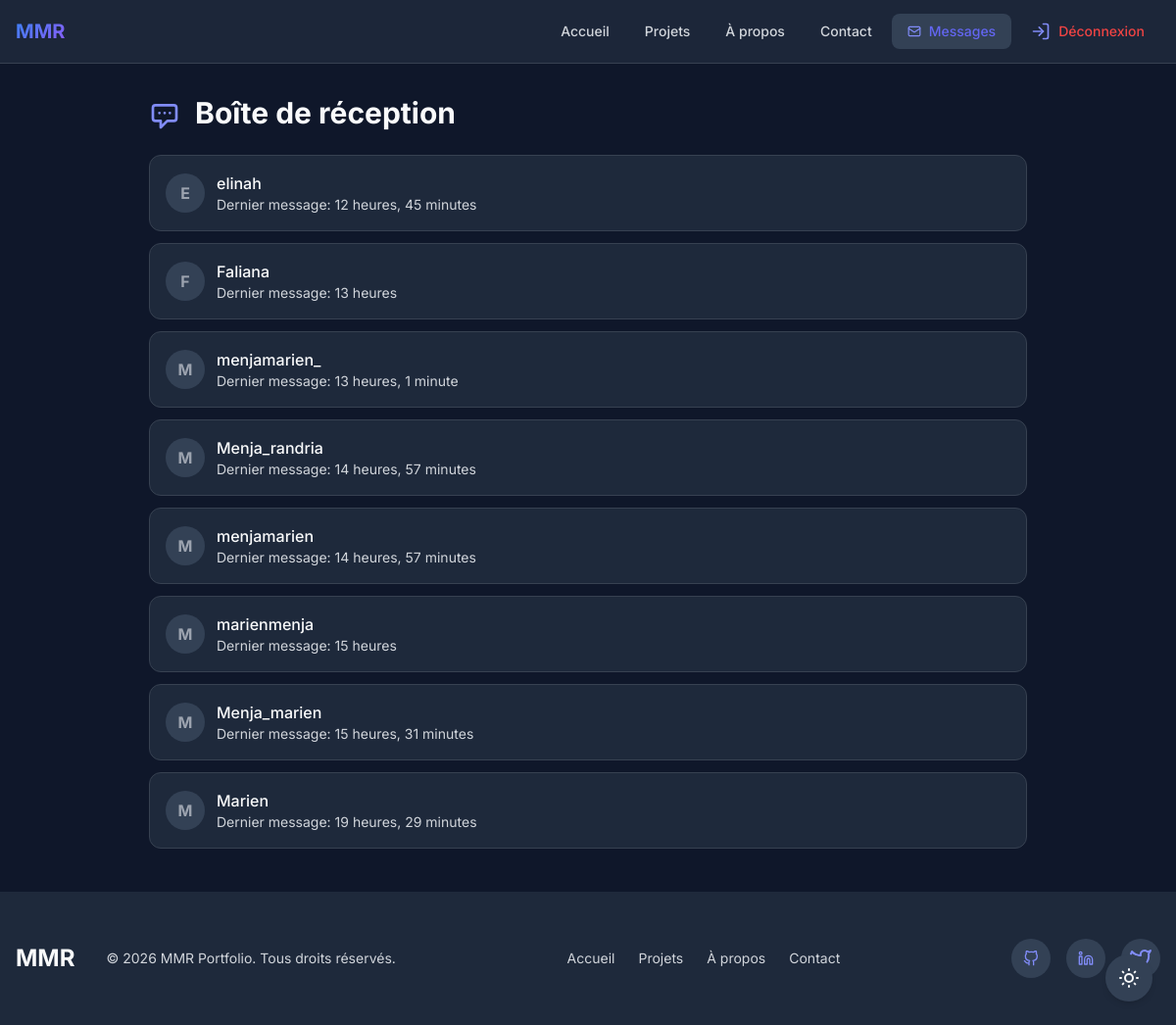
/chat/admin/ (signed in), run on the app's committed database.
### apps/chat/models.py (models this page shows, shortened)
class Conversation(models.Model):
    user = models.OneToOneField(User, on_delete=models.CASCADE, related_name='conversation')
    created_at = models.DateTimeField(auto_now_add=True)
    last_message_at = models.DateTimeField(auto_now=True)
    is_read_by_admin = models.BooleanField(default=True)  # Admin has read all messages
    is_read_by_user = models.BooleanField(default=True)   # User has read all messages
    def get_admin_unread_count(self):
        return self.messages.filter(is_read=False, sender=self.user).count()

### apps/chat/views.py (the view)
# urls.py: path('admin/', views.admin_inbox, name='admin_inbox'),
@user_passes_test(is_admin)
def admin_inbox(request):
    conversations = Conversation.objects.all().order_by('-last_message_at')
    for conv in conversations:
        conv.unread_count = conv.get_admin_unread_count()
    total_unread = sum(c.unread_count for c in conversations)
    return render(request, 'chat/admin/inbox.html', {
        'conversations': conversations,
        'total_unread': total_unread
    })

### apps/chat/views.py (called while the page is built)
def is_admin(user):
    return user.is_staff or user.is_superuser

### apps/chat/templates/chat/admin/inbox.html (shortened to what this page needs)
{% extends 'base.html' %}
{% load static %}
{% block content %}
<div class="container mx-auto px-4 py-8">
    <div class="max-w-4xl mx-auto">
        <h1 class="text-3xl font-bold mb-6" style="color: var(--text-primary);">
            <svg class="w-8 h-8 inline-block mr-2" fill="none" stroke="currentColor" viewBox="0 0 24 24">
                <path stroke-linecap="round" stroke-linejoin="round" stroke-width="2" d="M8 10h.01M12 10h.01M16 10h.01M9 16H5a2 2 0 01-2-2V6a2 2 0 012-2h14a2 2 0 012 2v8a2 2 0 01-2 2h-5l-5 5v-5z"></path>
            </svg>
            Boîte de réception
        </h1>
        <div id="conversation-list">
            {% include 'chat/partials/conversation_list.html' %}
        </div>
    </div>
</div>
{% endblock %}

### apps/chat/templates/chat/partials/conversation_list.html (shortened to what this page needs)
{% for conversation in conversations %}
<a href="{% url 'chat:admin_conversation' conversation.id %}"
   class="block p-4 rounded-xl mb-3 transition-all duration-300 hover:scale-[1.01]"
   style="background-color: var(--bg-secondary); border: 1px solid var(--border-color);">
    <div class="flex items-center justify-between">
        <div class="flex items-center gap-3">
            <div class="w-10 h-10 rounded-full flex items-center justify-center"
                 style="background-color: {% if conversation.unread_count > 0 %}var(--accent-primary){% else %}var(--bg-tertiary){% endif %};">
                <span class="{% if conversation.unread_count > 0 %}text-white{% else %}text-gray-400{% endif %} font-bold">
                    {{ conversation.user.username|slice:":1"|upper }}
                </span>
            </div>
            <div>
                <p class="font-medium" style="color: var(--text-primary);">
                    {{ conversation.user.username }}
                </p>
                <p class="text-sm" style="color: var(--text-secondary);">
                    Dernier message: {{ conversation.last_message_at|timesince }}
                </p>
            </div>
        </div>
    </div>
</a>
{% empty %}
<div class="text-center py-8" style="color: var(--text-secondary);">
    <p>Aucune conversation</p>
</div>
{% endfor %}

### static/css/style.css (style rules this page uses)
:root { --primary-color: #3498db; --primary-dark: #2980b9; --secondary-color: #2c3e50; --accent-color: #e74c3c; --background-color: #f8f9fa; --surface-color: #ffffff; --text-primary: #2c3e50; --text-secondary: #6c757d; --text-light: #95a5a6; --border-color: #e9ecef; --shadow-sm: 0 2px 4px rgba(0, 0, 0, 0.05); --shadow-md: 0 4px 8px rgba(0, 0, 0, 0.1); --shadow-lg: 0 8px 16px rgba(0, 0, 0, 0.15); --radius-sm: 4px; --radius-md: 8px; --radius-lg: 16px; --transition: all 0.3s ease; --font-family: 'Segoe UI', Tahoma, Geneva, Verdana, sans-serif; }
body { --bg-primary: #ffffff; --bg-secondary: #f9fafb; --bg-tertiary: #f3f4f6; --text-primary: #1a1a1a; --text-secondary: #4b5563; --text-muted: #6b7280; --border-color: #e5e7eb; --accent-color: #3b82f6; --accent-primary: #3b82f6; --accent-hover: #2563eb; background-color: var(--bg-primary); color: var(--text-primary); }
body.dark-mode svg:not(button svg):not(a[style*="background-color: var(--accent-color)"] svg):not([class*="bg-blue"] svg):not([class*="bg-indigo"] svg):not([class*="bg-purple"] svg):not([style*="--accent-color"] svg) { color: #818cf8; }
body.dark-mode { --bg-primary: #0f172a; --bg-secondary: #1e293b; --bg-tertiary: #334155; --text-primary: #f9fafb; --text-secondary: #d1d5db; --text-muted: #9ca3af; --border-color: #374151; --accent-color: #6366f1; --accent-primary: #6366f1; --accent-hover: #818cf8; background-color: var(--bg-primary); color: var(--text-primary); }
*, *::before, *::after { box-sizing: border-box; margin: 0; padding: 0; }
html { scroll-behavior: smooth; }
body { font-family: var(--font-family); background-color: var(--background-color); color: var(--text-primary); line-height: 1.6; min-height: 100vh; display: flex; flex-direction: column; }
a { color: var(--primary-color); text-decoration: none; transition: var(--transition); }
.container { width: 100%; max-width: 1200px; margin: 0 auto; padding: 0 20px; }
h1, h2, h3, h4, h5, h6 { color: var(--secondary-color); margin-bottom: 1rem; line-height: 1.3; }
h1 { font-size: 2.5rem; }
p { margin-bottom: 1rem; }

### templates/base.html (style rules this page uses)
body { font-family: 'Inter', sans-serif; }

### data on the page
Conversation: user.username "E", user.username "elinah", last_message_at "12 heures, 45 minutes"
Conversation: user.username "F", user.username "Faliana", last_message_at "13 heures"
Conversation: user.username "M", user.username "menjamarien_", last_message_at "13 heures, 1 minute"
Conversation: user.username "M", user.username "Menja_randria", last_message_at "14 heures, 57 minutes"
Conversation: user.username "M", user.username "menjamarien", last_message_at "14 heures, 57 minutes"
Conversation: user.username "M", user.username "marienmenja", last_message_at "15 heures"
Conversation: user.username "M", user.username "Menja_marien", last_message_at "15 heures, 31 minutes"
Conversation: user.username "M", user.username "Marien", last_message_at "19 heures, 29 minutes"
